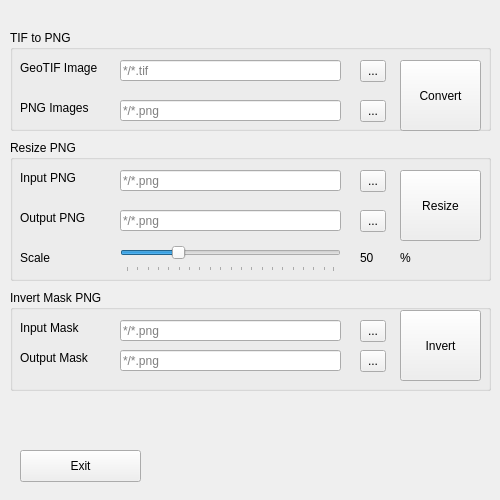
<?xml version="1.0" encoding="UTF-8"?>
<ui version="4.0">
 <class>UI_GUI</class>
 <widget class="QWidget" name="UI_GUI">
  <property name="enabled">
   <bool>true</bool>
  </property>
  <property name="geometry">
   <rect>
    <x>0</x>
    <y>0</y>
    <width>500</width>
    <height>500</height>
   </rect>
  </property>
  <property name="minimumSize">
   <size>
    <width>500</width>
    <height>500</height>
   </size>
  </property>
  <property name="maximumSize">
   <size>
    <width>500</width>
    <height>500</height>
   </size>
  </property>
  <property name="windowTitle">
   <string>Image Converter</string>
  </property>
  <widget class="QPushButton" name="pushButtonCancel">
   <property name="geometry">
    <rect>
     <x>20</x>
     <y>450</y>
     <width>121</width>
     <height>32</height>
    </rect>
   </property>
   <property name="text">
    <string>Exit</string>
   </property>
  </widget>
  <widget class="QGroupBox" name="groupBoxTIF2PNG">
   <property name="geometry">
    <rect>
     <x>10</x>
     <y>30</y>
     <width>481</width>
     <height>101</height>
    </rect>
   </property>
   <property name="title">
    <string>TIF to PNG</string>
   </property>
   <widget class="QPushButton" name="pushButtonRun">
    <property name="geometry">
     <rect>
      <x>390</x>
      <y>30</y>
      <width>81</width>
      <height>71</height>
     </rect>
    </property>
    <property name="text">
     <string>Convert</string>
    </property>
   </widget>
   <widget class="QLineEdit" name="lineEditTIF">
    <property name="geometry">
     <rect>
      <x>110</x>
      <y>30</y>
      <width>221</width>
      <height>21</height>
     </rect>
    </property>
    <property name="placeholderText">
     <string>*/*.tif</string>
    </property>
   </widget>
   <widget class="QLineEdit" name="lineEditPNG">
    <property name="geometry">
     <rect>
      <x>110</x>
      <y>70</y>
      <width>221</width>
      <height>21</height>
     </rect>
    </property>
    <property name="placeholderText">
     <string>*/*.png</string>
    </property>
   </widget>
   <widget class="QToolButton" name="toolButtonPNG">
    <property name="geometry">
     <rect>
      <x>350</x>
      <y>70</y>
      <width>26</width>
      <height>22</height>
     </rect>
    </property>
    <property name="text">
     <string>...</string>
    </property>
   </widget>
   <widget class="QToolButton" name="toolButtonTIF">
    <property name="geometry">
     <rect>
      <x>350</x>
      <y>30</y>
      <width>26</width>
      <height>22</height>
     </rect>
    </property>
    <property name="text">
     <string>...</string>
    </property>
   </widget>
   <widget class="QLabel" name="labelTIF">
    <property name="geometry">
     <rect>
      <x>10</x>
      <y>30</y>
      <width>84</width>
      <height>16</height>
     </rect>
    </property>
    <property name="text">
     <string>GeoTIF Image</string>
    </property>
    <property name="buddy">
     <cstring>labelTIF</cstring>
    </property>
   </widget>
   <widget class="QLabel" name="labelPNG">
    <property name="geometry">
     <rect>
      <x>10</x>
      <y>70</y>
      <width>75</width>
      <height>16</height>
     </rect>
    </property>
    <property name="text">
     <string>PNG Images</string>
    </property>
   </widget>
  </widget>
  <widget class="QGroupBox" name="groupBoxResizePNG">
   <property name="geometry">
    <rect>
     <x>10</x>
     <y>140</y>
     <width>481</width>
     <height>141</height>
    </rect>
   </property>
   <property name="title">
    <string>Resize PNG</string>
   </property>
   <widget class="QPushButton" name="pushButtonRun_Resize">
    <property name="geometry">
     <rect>
      <x>390</x>
      <y>30</y>
      <width>81</width>
      <height>71</height>
     </rect>
    </property>
    <property name="text">
     <string>Resize</string>
    </property>
   </widget>
   <widget class="QLineEdit" name="lineEdit_InputPNG">
    <property name="geometry">
     <rect>
      <x>110</x>
      <y>30</y>
      <width>221</width>
      <height>21</height>
     </rect>
    </property>
    <property name="placeholderText">
     <string>*/*.png</string>
    </property>
   </widget>
   <widget class="QLineEdit" name="lineEdit_OutputPNG">
    <property name="geometry">
     <rect>
      <x>110</x>
      <y>70</y>
      <width>221</width>
      <height>21</height>
     </rect>
    </property>
    <property name="placeholderText">
     <string>*/*.png</string>
    </property>
   </widget>
   <widget class="QToolButton" name="toolButton_OutputPNG">
    <property name="geometry">
     <rect>
      <x>350</x>
      <y>70</y>
      <width>26</width>
      <height>22</height>
     </rect>
    </property>
    <property name="text">
     <string>...</string>
    </property>
   </widget>
   <widget class="QToolButton" name="toolButton_InputPNG">
    <property name="geometry">
     <rect>
      <x>350</x>
      <y>30</y>
      <width>26</width>
      <height>22</height>
     </rect>
    </property>
    <property name="text">
     <string>...</string>
    </property>
   </widget>
   <widget class="QLabel" name="label_InputPNG">
    <property name="geometry">
     <rect>
      <x>10</x>
      <y>30</y>
      <width>84</width>
      <height>16</height>
     </rect>
    </property>
    <property name="text">
     <string>Input PNG</string>
    </property>
    <property name="buddy">
     <cstring>labelTIF</cstring>
    </property>
   </widget>
   <widget class="QLabel" name="label_OutputPNG">
    <property name="geometry">
     <rect>
      <x>10</x>
      <y>70</y>
      <width>75</width>
      <height>16</height>
     </rect>
    </property>
    <property name="text">
     <string>Output PNG</string>
    </property>
   </widget>
   <widget class="QSlider" name="horizontalSlider">
    <property name="geometry">
     <rect>
      <x>110</x>
      <y>101</y>
      <width>221</width>
      <height>31</height>
     </rect>
    </property>
    <property name="minimum">
     <number>1</number>
    </property>
    <property name="maximum">
     <number>200</number>
    </property>
    <property name="sliderPosition">
     <number>50</number>
    </property>
    <property name="orientation">
     <enum>Qt::Horizontal</enum>
    </property>
    <property name="tickPosition">
     <enum>QSlider::TicksBelow</enum>
    </property>
    <property name="tickInterval">
     <number>10</number>
    </property>
   </widget>
   <widget class="QLabel" name="labelPNG_3">
    <property name="geometry">
     <rect>
      <x>10</x>
      <y>110</y>
      <width>71</width>
      <height>16</height>
     </rect>
    </property>
    <property name="text">
     <string>Scale</string>
    </property>
   </widget>
   <widget class="QLabel" name="ScaleLabel">
    <property name="geometry">
     <rect>
      <x>350</x>
      <y>110</y>
      <width>41</width>
      <height>16</height>
     </rect>
    </property>
    <property name="text">
     <string>50</string>
    </property>
   </widget>
   <widget class="QLabel" name="Percentage">
    <property name="geometry">
     <rect>
      <x>390</x>
      <y>110</y>
      <width>41</width>
      <height>16</height>
     </rect>
    </property>
    <property name="text">
     <string>%</string>
    </property>
   </widget>
  </widget>
  <widget class="QGroupBox" name="groupBox">
   <property name="geometry">
    <rect>
     <x>10</x>
     <y>290</y>
     <width>481</width>
     <height>101</height>
    </rect>
   </property>
   <property name="title">
    <string>Invert Mask PNG</string>
   </property>
   <widget class="QLabel" name="label">
    <property name="geometry">
     <rect>
      <x>10</x>
      <y>30</y>
      <width>71</width>
      <height>16</height>
     </rect>
    </property>
    <property name="text">
     <string>Input Mask</string>
    </property>
   </widget>
   <widget class="QLabel" name="label_2">
    <property name="geometry">
     <rect>
      <x>10</x>
      <y>60</y>
      <width>81</width>
      <height>16</height>
     </rect>
    </property>
    <property name="text">
     <string>Output Mask</string>
    </property>
   </widget>
   <widget class="QLineEdit" name="lineEdit_InputMask">
    <property name="geometry">
     <rect>
      <x>110</x>
      <y>30</y>
      <width>221</width>
      <height>21</height>
     </rect>
    </property>
    <property name="placeholderText">
     <string>*/*.png</string>
    </property>
   </widget>
   <widget class="QLineEdit" name="lineEdit_OutputMask">
    <property name="geometry">
     <rect>
      <x>110</x>
      <y>60</y>
      <width>221</width>
      <height>21</height>
     </rect>
    </property>
    <property name="placeholderText">
     <string>*/*.png</string>
    </property>
   </widget>
   <widget class="QToolButton" name="toolButton_InputMask">
    <property name="geometry">
     <rect>
      <x>350</x>
      <y>30</y>
      <width>26</width>
      <height>22</height>
     </rect>
    </property>
    <property name="text">
     <string>...</string>
    </property>
   </widget>
   <widget class="QToolButton" name="toolButton_OutputMask">
    <property name="geometry">
     <rect>
      <x>350</x>
      <y>60</y>
      <width>26</width>
      <height>22</height>
     </rect>
    </property>
    <property name="text">
     <string>...</string>
    </property>
   </widget>
   <widget class="QPushButton" name="pushButtonRun_InvertMask">
    <property name="geometry">
     <rect>
      <x>390</x>
      <y>20</y>
      <width>81</width>
      <height>71</height>
     </rect>
    </property>
    <property name="text">
     <string>Invert</string>
    </property>
   </widget>
  </widget>
 </widget>
 <tabstops>
  <tabstop>lineEditTIF</tabstop>
  <tabstop>toolButtonTIF</tabstop>
  <tabstop>lineEditPNG</tabstop>
  <tabstop>toolButtonPNG</tabstop>
  <tabstop>pushButtonRun</tabstop>
 </tabstops>
 <resources/>
 <connections>
  <connection>
   <sender>horizontalSlider</sender>
   <signal>valueChanged(int)</signal>
   <receiver>ScaleLabel</receiver>
   <slot>setNum(int)</slot>
   <hints>
    <hint type="sourcelabel">
     <x>279</x>
     <y>255</y>
    </hint>
    <hint type="destinationlabel">
     <x>374</x>
     <y>259</y>
    </hint>
   </hints>
  </connection>
 </connections>
</ui>
